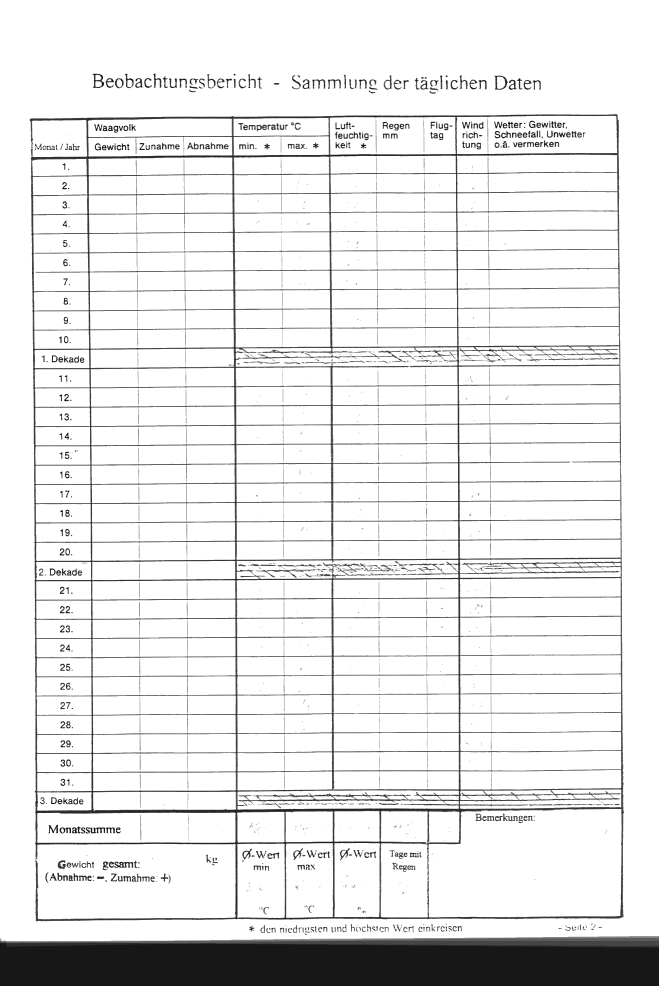
#> input picture data/results/extracting_template_out/extracted_template.png, 1975 x 2957 px (shown at 1/3 size)
$ python __main__.py
#> lines starting #> are read from the running program, lines starting #| are printed output that depends on the picture; after the words box and inside, x2 and y2 are one past the last pixel; in counts of white or black regions, pixels touching at a corner belong together
#> in line_scanner_hough, template is the input picture: shape (2957, 1975, 3); min 0, max 255, mean 232.3
### src/line_recognition.py
import numpy as np
from cv2 import cv2
from shapely.geometry import LineString, Point, box, Polygon
from src import lineUtils


def preprocessing(template):
    template = cv2.GaussianBlur(template, (3, 3), 0)
#> template: shape (2957, 1975)
    img = cv2.adaptiveThreshold(template, 255, cv2.ADAPTIVE_THRESH_MEAN_C, cv2.THRESH_BINARY, 75, 10)
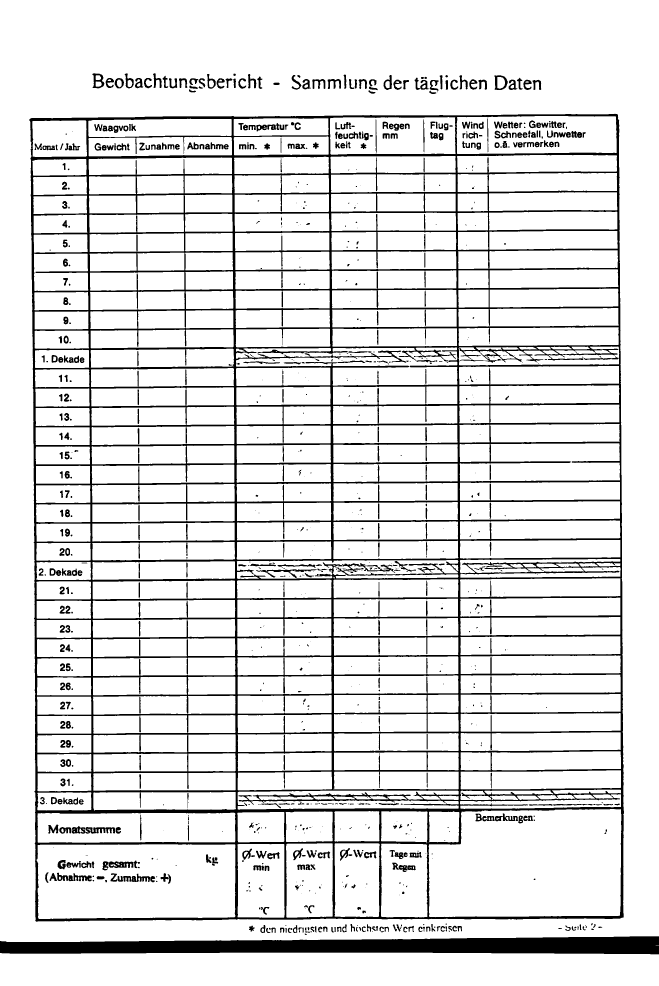
#> img: shape (2957, 1975) (shown at 1/3 size); 88.5% white; 1002 black regions (395 under 20 px), largest, box (x1, y1, x2, y2) and area: (88, 341, 1872, 2765) 487365, (0, 2809, 1975, 2863) 80901, (216, 2478, 345, 2501) 1709
    img = cv2.bitwise_not(img)
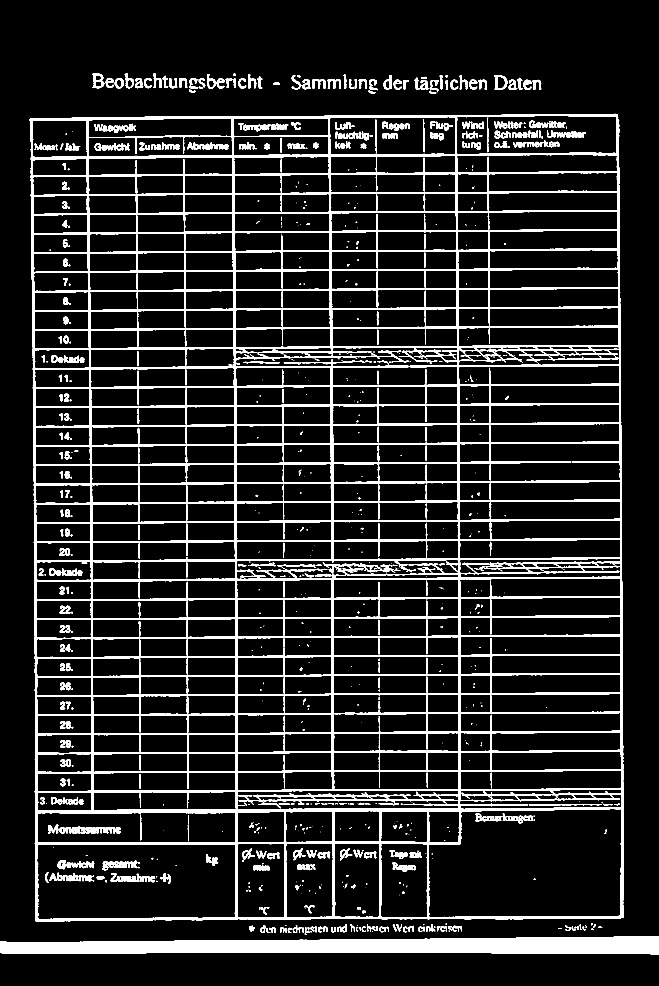
#> img: shape (2957, 1975) (shown at 1/3 size); 11.5% white; 1002 white regions (395 under 20 px), largest, box (x1, y1, x2, y2) and area: (88, 341, 1872, 2765) 487365, (0, 2809, 1975, 2863) 80901, (216, 2478, 345, 2501) 1709
#> in line_scanner_hough, `empty = np.copy(template)*0`: empty: shape (2957, 1975, 3); every value is 0
    return img


# expects all images same shape!
# [17 lines left out: function sum_canny, not called in this run]


def detect_lines_hough(template):
    # img = cv2.cvtColor(template, cv2.COLOR_GRAY2RGB)

    # Then, use HoughLinesP to get the lines. You can adjust the parameters for better performance.
    rho = 1  # distance resolution in pixels of the Hough grid
    theta = np.pi / 180  # angular resolution in radians of the Hough grid
    threshold = 80  # 15 minimum number of votes (intersections in Hough grid cell)
    min_line_length = 400  # 50 minimum number of pixels making up a line
    max_line_gap = 10  # 20 maximum gap in pixels between connectable line segments

    # Run Hough on edge detected image
    # Output "lines" is an array containing endpoints of detected line segments
    lines = cv2.HoughLinesP(template, rho, theta, threshold, np.array([]),
                            min_line_length, max_line_gap)
#> lines = 571 rows, first 6: [0, 2834, 1974, 2834], [0, 2850, 1974, 2850], [0, 2857, 1974, 2857], [0, 2829, 1974, 2829], [0, 2844, 1974, 2844], [0, 2845, 1974, 2845]

    results = []
    for line in lines:
        results.append(LineString([(line[0][0], line[0][1]), (line[0][2], line[0][3])]))
#> this loop made 571 passes
#> after the loop, results = 571 items
    return results


# [46 lines left out: functions make_lines_infinite, reduce_lines_recursive, fit_line_cv2, not called in this run]

### src/__main__.py
import glob

import numpy as np

import lineUtils as lUtils
import pointUtils as pUtils
import line_recognition as lr
from cv2 import cv2
import template_extraction_utils as te
from sift_transformator import map_img_to_ref

documents_dir = '../data/scans/png/Niedersach-examples/'
transformed_dir = '../data/results/transformedQuality/'
ref_img_path = '../data/templates/Niedersach-empty-template.png'
results_template_path = '../data/results/extracting_template_out/'
results_lines_path = '../data/results/line_recognition_results/'
results_path = '../data/results/'


def main():
    images = load_grayscale_data(transformed_dir + "*.png")
    ref_image = cv2.imread(ref_img_path)

    cv2.imwrite(results_path + "results3/canny_grayscale.png", lr.sum_canny(images))

    sum_canny, max_val = lr.sum_canny(images)

    te.binary_thresholding(sum_canny, max_val)

    gray_transformed = []
    for img in images:
        gray_transformed.append(map_img_to_ref(img, ref_image, MIN_MATCH_COUNT=10))
    print("transformed all images")


def line_scanner_hough():
    template = cv2.imread(results_template_path + 'extracted_template.png')
    img = lr.preprocessing(cv2.cvtColor(template, cv2.COLOR_BGR2GRAY))
    cv2.imwrite(results_path+"results7/preprocessing_template.png", img)

    empty = np.copy(template)*0
    h_lines = lr.detect_lines_hough(img)
#> h_lines = 571 items
#> (the run stopped early here; a loop or call above may not have finished)
